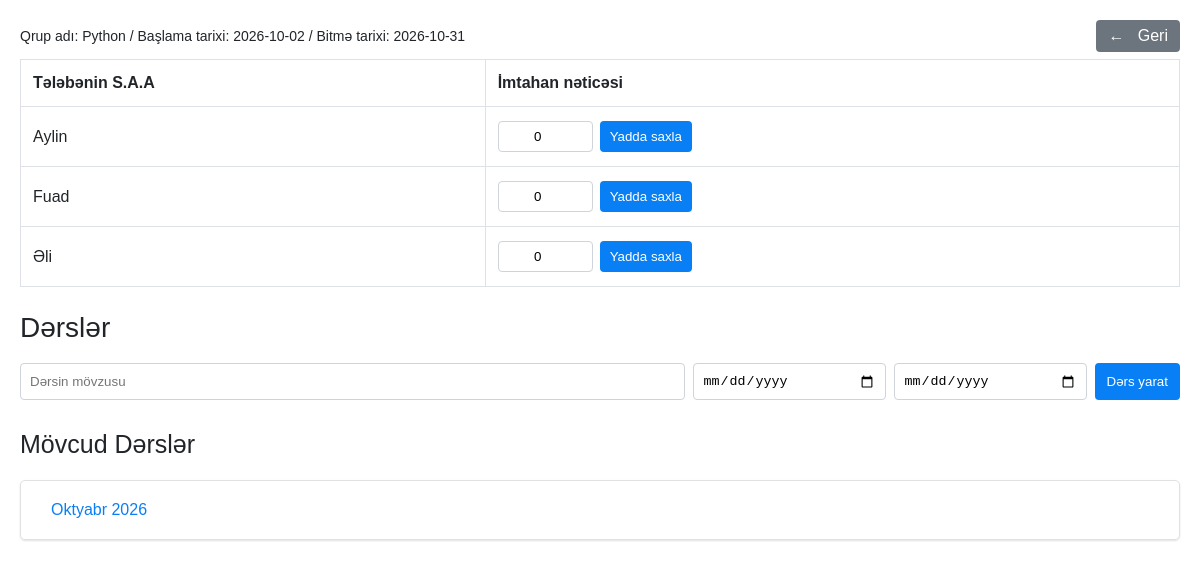
/dash/groups/1/ (signed in), run on the app's committed database.
### admindashboard/models.py (models this page shows, shortened)
class courses(models.Model):
    name = models.CharField(max_length=100)
    teacher = models.ForeignKey(
        Teacher,
        on_delete=models.CASCADE,
        related_name="courses"
    )
    start_date = models.DateField(
        null=True,
        blank=True
    )
    end_date = models.DateField(
        null=True,
        blank=True
    )
    class Meta:
        verbose_name = "Course"
        verbose_name_plural = "Courses"

class Student(models.Model):
    name = models.CharField(max_length=100)
    course = models.ForeignKey(
        courses,
        on_delete=models.CASCADE,
        related_name="students"
    )
    exam_score = models.IntegerField(
        default=0
    )
    left_group_date = models.DateField(
        null=True,
        blank=True
    )

### admindashboard/views.py (the view)
# urls.py: path("groups/<int:course_id>/", views.group_detail, name="group_detail"),
def group_detail(request, course_id):
    teacher_id = request.session.get("teacher_id")
    if not teacher_id:
        return redirect("orientlogin")
    teacher = get_object_or_404(
        Teacher,
        id=teacher_id
    )
    course = get_object_or_404(
        courses,
        id=course_id,
        teacher=teacher
    )
    students = Student.objects.filter(
        course=course
    ).order_by("name")
    lessons = Lesson.objects.filter(
        course=course
    ).order_by("start_date")
    context = {
        "teacher": teacher,
        "course": course,
        "students": students,
        "lessons": lessons
    }
    return render(request, "group_detail.html", context)

### templates/group_detail.html (shortened to what this page needs)
<!DOCTYPE html>
<html lang="az">
<head>
</head>
<body>
<div class="top">
    <div class="group-info">
        Qrup adı: {{ course.name }}
        /
        Başlama tarixi:
        {{ course.start_date|date:"Y-m-d" }}
        /
        Bitmə tarixi:
        {{ course.end_date|date:"Y-m-d" }}
    </div>
    <a href="{% url 'groups' %}" class="back">
        ← &nbsp; Geri
    </a>
</div>
<table>
    <thead>
        <tr>
            <th>
                Tələbənin S.A.A
            </th>
            <th>
                İmtahan nəticəsi
            </th>
        </tr>
    </thead>
    <tbody>
        {% for student in students %}
        <tr>
            <td>
                {{ student.name }}
            </td>
            <td>
                <form method="POST">
                    <div class="score-area">
                        <input
                            type="number"
                            class="score"
                            value="{{ student.exam_score }}"
                            min="0"
                            max="100"
                        >
                        <button
                            type="button"
                            class="save-score"
                        >
                            Yadda saxla
                        </button>
                    </div>
                </form>
            </td>
        </tr>
        {% endfor %}
    </tbody>
</table>
<h1>Dərslər</h1>
<form class="lesson-create">
    <input
        class="topic"
        type="text"
        placeholder="Dərsin mövzusu"
    >
    <input
        class="date"
        type="date"
        placeholder="Başlama tarixi"
    >
    <input
        class="date"
        type="date"
        placeholder="Bitmə tarixi"
    >
    <button class="create-btn">
        Dərs yarat
    </button>
</form>
<h2>Mövcud Dərslər</h2>
<div class="months">
    {% regroup lessons by start_date.year as years %}
    {% for year_group in years %}
        {% regroup year_group.list by start_date.month as months %}
        {% for month_group in months %}
        <div class="month">
            <a href="{% url 'month_lessons' course.id year_group.grouper month_group.grouper %}">
                {% if month_group.grouper == 1 %}Yanvar
                {% elif month_group.grouper == 2 %}Fevral
                {% elif month_group.grouper == 3 %}Mart
                {% elif month_group.grouper == 4 %}Aprel
                {% elif month_group.grouper == 5 %}May
                {% elif month_group.grouper == 6 %}İyun
                {% elif month_group.grouper == 7 %}İyul
                {% elif month_group.grouper == 8 %}Avqust
                {% elif month_group.grouper == 9 %}Sentyabr
                {% elif month_group.grouper == 10 %}Oktyabr
                {% elif month_group.grouper == 11 %}Noyabr
                {% elif month_group.grouper == 12 %}Dekabr
                {% endif %}
                {{ year_group.grouper }}
            </a>
        </div>
        {% endfor %}
    {% endfor %}
</div>
</body>
</html>

### templates/group_detail.html (style rules this page uses)
* { box-sizing: border-box; }
body { margin: 0; padding: 20px; font-family: Arial, sans-serif; background: white; color: #212529; }
.top { display: flex; justify-content: space-between; align-items: center; margin-bottom: 7px; }
.group-info { font-size: 14px; }
.back { background: #6c757d; color: white; padding: 7px 12px; border-radius: 4px; text-decoration: none; }
table { width: 100%; border-collapse: collapse; }
th, td { border: 1px solid #dee2e6; padding: 14px 12px; text-align: left; }
th { font-weight: bold; }
.score-area { display: flex; gap: 7px; align-items: center; }
.score { width: 95px; padding: 7px; border: 1px solid #ced4da; border-radius: 4px; text-align: center; }
.save-score { background: #087ff5; color: white; border: none; padding: 8px 10px; border-radius: 4px; cursor: pointer; }
h1 { font-size: 28px; font-weight: 400; margin-top: 25px; }
.lesson-create { display: flex; gap: 8px; margin-bottom: 30px; }
.lesson-create input { padding: 9px; border: 1px solid #ced4da; border-radius: 4px; }
.topic { flex: 1; }
.date { width: 193px; }
.create-btn { background: #087ff5; color: white; border: none; padding: 9px 12px; border-radius: 4px; }
h2 { font-size: 25px; font-weight: 400; }
.months { display: flex; flex-direction: column; gap: 14px; }
.month { border: 1px solid #e1e1e1; padding: 20px 30px; border-radius: 5px; box-shadow: 0 1px 2px rgba(0,0,0,0.12); }
.month a { color: #087ff5; text-decoration: none; font-size: 16px; }

### data on the page
courses: name "Python", start_date "2026-10-02", end_date "2026-10-31"
Student: name "Aylin", exam_score "0"
Student: name "Fuad", exam_score "0"
Student: name "Əli", exam_score "0"

### other printed values
{{ year_group.grouper }} "2026"
